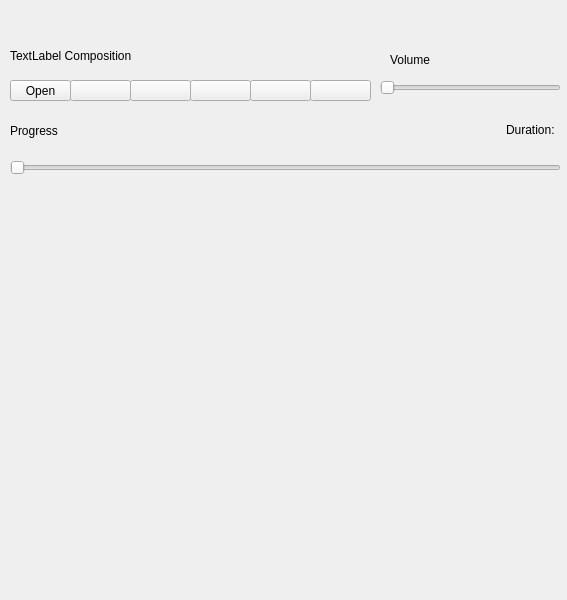
<?xml version="1.0" encoding="UTF-8"?>
<ui version="4.0">
 <class>Widget</class>
 <widget class="QWidget" name="Widget">
  <property name="geometry">
   <rect>
    <x>0</x>
    <y>0</y>
    <width>567</width>
    <height>600</height>
   </rect>
  </property>
  <property name="windowTitle">
   <string>WinAmp</string>
  </property>
  <property name="windowIcon">
   <iconset resource="Icons.qrc">
    <normaloff>:/ico/icons/icon.png</normaloff>:/ico/icons/icon.png</iconset>
  </property>
  <widget class="QPushButton" name="pushButtonPlay">
   <property name="geometry">
    <rect>
     <x>130</x>
     <y>80</y>
     <width>61</width>
     <height>21</height>
    </rect>
   </property>
   <property name="text">
    <string/>
   </property>
  </widget>
  <widget class="QPushButton" name="pushButtonPause">
   <property name="geometry">
    <rect>
     <x>190</x>
     <y>80</y>
     <width>61</width>
     <height>21</height>
    </rect>
   </property>
   <property name="text">
    <string/>
   </property>
  </widget>
  <widget class="QPushButton" name="pushButtonStop">
   <property name="geometry">
    <rect>
     <x>250</x>
     <y>80</y>
     <width>61</width>
     <height>21</height>
    </rect>
   </property>
   <property name="text">
    <string/>
   </property>
  </widget>
  <widget class="QLabel" name="labelComposition">
   <property name="geometry">
    <rect>
     <x>10</x>
     <y>40</y>
     <width>261</width>
     <height>31</height>
    </rect>
   </property>
   <property name="text">
    <string>TextLabel Composition</string>
   </property>
  </widget>
  <widget class="QPushButton" name="pushButtonOpen">
   <property name="geometry">
    <rect>
     <x>10</x>
     <y>80</y>
     <width>61</width>
     <height>21</height>
    </rect>
   </property>
   <property name="text">
    <string>Open</string>
   </property>
  </widget>
  <widget class="QPushButton" name="pushButtonPrev">
   <property name="geometry">
    <rect>
     <x>70</x>
     <y>80</y>
     <width>61</width>
     <height>21</height>
    </rect>
   </property>
   <property name="text">
    <string/>
   </property>
  </widget>
  <widget class="QPushButton" name="pushButtonNext">
   <property name="geometry">
    <rect>
     <x>310</x>
     <y>80</y>
     <width>61</width>
     <height>21</height>
    </rect>
   </property>
   <property name="text">
    <string/>
   </property>
  </widget>
  <widget class="QSlider" name="horizontalSliderVolume">
   <property name="geometry">
    <rect>
     <x>380</x>
     <y>80</y>
     <width>181</width>
     <height>16</height>
    </rect>
   </property>
   <property name="orientation">
    <enum>Qt::Horizontal</enum>
   </property>
  </widget>
  <widget class="QLabel" name="labelVolume">
   <property name="geometry">
    <rect>
     <x>390</x>
     <y>50</y>
     <width>161</width>
     <height>20</height>
    </rect>
   </property>
   <property name="text">
    <string>Volume</string>
   </property>
  </widget>
  <widget class="QSlider" name="horizontalSliderProgress">
   <property name="geometry">
    <rect>
     <x>10</x>
     <y>160</y>
     <width>551</width>
     <height>16</height>
    </rect>
   </property>
   <property name="orientation">
    <enum>Qt::Horizontal</enum>
   </property>
  </widget>
  <widget class="QLabel" name="labelProgress">
   <property name="geometry">
    <rect>
     <x>10</x>
     <y>120</y>
     <width>71</width>
     <height>21</height>
    </rect>
   </property>
   <property name="text">
    <string>Progress</string>
   </property>
  </widget>
  <widget class="QLabel" name="labelDuration">
   <property name="geometry">
    <rect>
     <x>506</x>
     <y>120</y>
     <width>51</width>
     <height>20</height>
    </rect>
   </property>
   <property name="text">
    <string>Duration:</string>
   </property>
  </widget>
 </widget>
 <resources>
  <include location="Icons.qrc"/>
 </resources>
 <connections/>
</ui>
